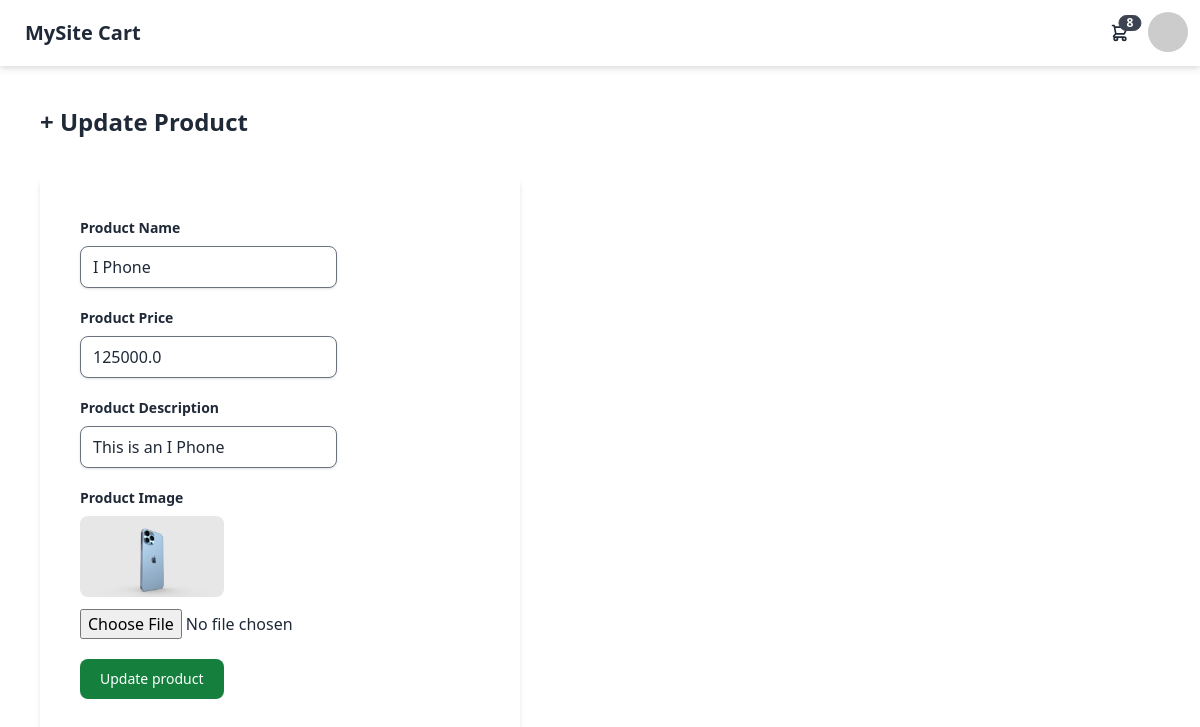
The page /myapp/products/update/1 on the database its author committed.
### myapp/models.py (models this page shows, shortened)
class Product(models.Model):
    name = models.CharField(max_length=100,unique=True)
    price = models.FloatField()
    description = models.CharField(max_length=200)
    image= models.ImageField(blank=True,upload_to='images')
    seller_name = models.ForeignKey(User,on_delete=models.CASCADE)

### myapp/views.py (the view)
# urls.py: path('products/update/<int:pk>',ProductUpdateView.as_view(),name='update_product'),
class ProductUpdateView(UpdateView):
    model = Product
    fields = ['name', 'price', 'description', 'image', 'seller_name']
    template_name = "myapp/update_product.html"
    context_object_name = 'p'
    success_url = reverse_lazy('myapp:products')

### myapp/templates/myapp/update_product.html (shortened to what this page needs)
{% extends "myapp/base.html" %}
{% block content %}
<h1 class="text-2xl font-bold m-10">+ Update Product</h1>
<form class="w-2/5 shadow-md m-10 p-10" method="POST" enctype="multipart/form-data">
    <div class="mb-5">
        <label class="block text-grey-700 text-sm font-bold mb-2" for="">Product Name</label>
        <input class="appearance-none shadow border rounded-lg text-grey-800" value="{{p.name}}" placeholder="Name" type="text" name="name"
            id="name">
    </div>
    <div class="mb-5">
        <label class="block text-grey-700 text-sm font-bold mb-2" for="">Product Price</label>
        <input class="appearance-none shadow border rounded-lg text-grey-800" value="{{p.price}}" placeholder="price" type="text"
            name="price" id="price">
    </div>
    <div class="mb-5">
        <label class="block text-grey-700 text-sm font-bold mb-2" for="">Product Description</label>
        <input class="appearance-none shadow border rounded-lg text-grey-800" value="{{p.description}}" placeholder="Description" type="text"
            name="desc" id="desc">
    </div>
    <div class="mb-5">
        <label class="block text-grey-700 text-sm font-bold mb-2" for="">Product Image</label>
        <img class="w-36 mb-3 rounded-lg" src="{{p.image.url}}" alt="Image Not Found">
        <input type="file" name="upload" id="upload">
    </div>
    <div class="mb-5">
        <input
            class="focus:outline-none text-white bg-green-700 hover:bg-green-800 focus:ring-4 focus:ring-green-300 font-medium rounded-lg text-sm px-5 py-2.5 mr-2 mb-2 dark:bg-green-600 dark:hover:bg-green-700 dark:focus:ring-green-800"
            type="submit" accept="image/*" name="Add product" value="Update product">
    </div>
</form>
{% endblock %}

### rows shown on the page
Product: name "I Phone", price "125000.0", desc "This is an I Phone", image (picture)
